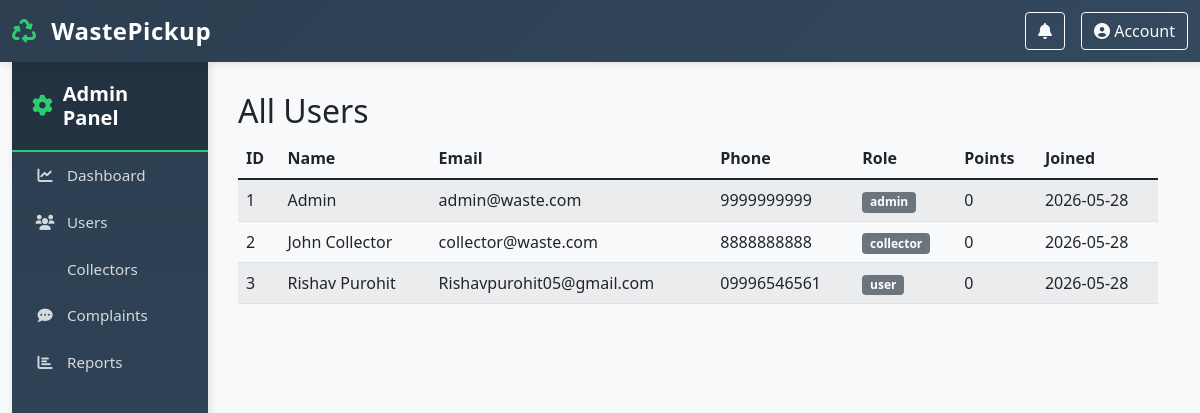
The app's page /admin/users (signed in) with its own data.
### app.py (models this page shows)
class User(db.Model):
    id = db.Column(db.Integer, primary_key=True)
    name = db.Column(db.String(100), nullable=False)
    email = db.Column(db.String(120), unique=True, nullable=False)
    password = db.Column(db.String(200), nullable=False)
    phone = db.Column(db.String(15), nullable=False)
    role = db.Column(db.String(20), default='user')  # user, collector, admin
    points = db.Column(db.Integer, default=0)
    created_at = db.Column(db.DateTime, default=datetime.datetime.utcnow)
    addresses = db.relationship('Address', backref='user', lazy=True, cascade='all, delete-orphan')
    pickups = db.relationship('PickupRequest', backref='user', lazy=True, foreign_keys='PickupRequest.user_id')
    collector_pickups = db.relationship('PickupRequest', backref='collector', lazy=True, foreign_keys='PickupRequest.collector_id')
    complaints = db.relationship('Complaint', backref='user', lazy=True)
    notifications = db.relationship('Notification', backref='user', lazy=True)

### app.py (the view)
@app.route('/admin/users')
@login_required
@role_required('admin')
def admin_users():
    users = User.query.all()
    return render_template('admin_users.html', users=users)

### app.py (called while the page is built)
def login_required(f):
    @wraps(f)
    def decorated_function(*args, **kwargs):
        if 'user_id' not in session:
            flash('Please login first', 'danger')
            return redirect(url_for('login'))
        return f(*args, **kwargs)
    return decorated_function

def role_required(*roles):
    def decorator(f):
        @wraps(f)
        def decorated_function(*args, **kwargs):
            if 'user_id' not in session:
                flash('Please login first', 'danger')
                return redirect(url_for('login'))
            user = User.query.get(session['user_id'])
            if user.role not in roles:
                flash('Access denied', 'danger')
                return redirect(url_for('dashboard'))
            return f(*args, **kwargs)
        return decorated_function
    return decorator

### templates/admin_users.html
{% extends "base.html" %}
{% block content %}
<h2>All Users</h2>
<table class="table table-striped">
    <thead><tr><th>ID</th><th>Name</th><th>Email</th><th>Phone</th><th>Role</th><th>Points</th><th>Joined</th></tr></thead>
    <tbody>
    {% for u in users %}
    <tr>
        <td>{{ u.id }}</td><td>{{ u.name }}</td><td>{{ u.email }}</td><td>{{ u.phone }}</td>
        <td><span class="badge bg-secondary">{{ u.role }}</span></td><td>{{ u.points }}</td>
        <td>{{ u.created_at.strftime('%Y-%m-%d') }}</td>
    </tr>
    {% endfor %}
    </tbody>
</table>
{% endblock %}

### templates/base.html (shortened to what this page needs)
<!DOCTYPE html>
<html lang="en">
<head>
    <link href="https://cdn.jsdelivr.net/npm/bootstrap@5.1.3/dist/css/bootstrap.min.css" rel="stylesheet">
    <link rel="stylesheet" href="https://cdnjs.cloudflare.com/ajax/libs/font-awesome/6.0.0/css/all.min.css">
    <link rel="stylesheet" href="https://unpkg.com/leaflet@1.9.4/dist/leaflet.css" />
</head>
<body>
    <nav class="navbar navbar-dark navbar-expand-lg sticky-top">
        <div class="container-fluid">
            <a class="navbar-brand" href="/">
                <i class="fas fa-recycle"></i> WastePickup
            </a>
            <div class="collapse navbar-collapse" id="navbarNav">
                <div class="ms-auto d-flex align-items-center gap-3">
                    {% if session.get('user_id') %}
                    <div class="position-relative">
                        <button class="btn btn-outline-light position-relative" type="button" data-bs-toggle="dropdown">
                            <i class="fas fa-bell"></i>
                        </button>
                    </div>
                    {% endif %}
                    <div class="dropdown">
                        <button class="btn btn-outline-light dropdown-toggle" type="button" data-bs-toggle="dropdown">
                            <i class="fas fa-user-circle"></i> Account
                        </button>
                    </div>
                </div>
            </div>
        </div>
    </nav>
    <div class="container-fluid" style="margin-top: 0;">
        <div class="row" style="margin: 0;">
            {% if session.get('role') %}
            <div class="col-md-2 p-0 sidebar" id="sidebar">
                <div class="sidebar-header">
                    {% if session.get('role') == 'user' %}
                    <h5><i class="fas fa-user"></i> User Panel</h5>
                    {% elif session.get('role') == 'collector' %}
                    <h5><i class="fas fa-user-hard-hat"></i> Collector Panel</h5>
                    {% elif session.get('role') == 'admin' %}
                    <h5><i class="fas fa-cog"></i> Admin Panel</h5>
                    {% endif %}
                </div>
                {% if session.get('role') == 'user' %}
                <a href="/user/dashboard"><i class="fas fa-home"></i> Dashboard</a>
                <a href="/user/addresses"><i class="fas fa-map-marker-alt"></i> Addresses</a>
                <a href="/user/book_pickup"><i class="fas fa-calendar-plus"></i> Book Pickup</a>
                <a href="/user/pickups"><i class="fas fa-truck"></i> My Pickups</a>
                <a href="/user/rewards"><i class="fas fa-gift"></i> Rewards</a>
                {% elif session.get('role') == 'collector' %}
                <a href="/collector/dashboard"><i class="fas fa-tachometer-alt"></i> Dashboard</a>
                <a href="/collector/route_view"><i class="fas fa-route"></i> Route View</a>
                {% elif session.get('role') == 'admin' %}
                <a href="/admin/dashboard"><i class="fas fa-chart-line"></i> Dashboard</a>
                <a href="/admin/users"><i class="fas fa-users"></i> Users</a>
                <a href="/admin/collectors"> Collectors</a>
                <a href="/admin/complaints"><i class="fas fa-comment-dots"></i> Complaints</a>
                <a href="/admin/reports"><i class="fas fa-chart-bar"></i> Reports</a>
                {% endif %}
            </div>
            {% endif %}
            <div class="{% if session.get('role') %}col-md-10{% else %}col-md-12{% endif %} main-content" id="main-content">
                {% block content %}{% endblock %}
            </div>
        </div>
    </div>
</body>
</html>

### templates/base.html (style rules this page uses)
:root { --primary-color: #2ecc71; --secondary-color: #3498db; --dark-color: #2c3e50; --light-color: #ecf0f1; }
* { margin: 0; padding: 0; box-sizing: border-box; }
body { font-family: 'Segoe UI', Tahoma, Geneva, Verdana, sans-serif; background-color: #f8f9fa; min-height: 100vh; }
.navbar { background: linear-gradient(135deg, var(--dark-color) 0%, #34495e 100%); box-shadow: 0 2px 8px rgba(0,0,0,0.1); }
.navbar-brand { font-weight: 700; font-size: 1.5rem; color: #fff !important; letter-spacing: 0.5px; }
.navbar-brand i { color: var(--primary-color); margin-right: 8px; }
.dropdown-toggle::after { display: none; }
.sidebar { min-height: 100vh; background: linear-gradient(180deg, var(--dark-color) 0%, #34495e 100%); position: sticky; top: 0; padding: 0; box-shadow: 2px 0 8px rgba(0,0,0,0.1); }
.sidebar-header { background: rgba(0,0,0,0.2); padding: 20px; border-bottom: 2px solid var(--primary-color); }
.sidebar-header h5 { color: white; margin: 0; font-weight: 700; display: flex; align-items: center; gap: 10px; }
.sidebar-header i { color: var(--primary-color); font-size: 1.3rem; }
.sidebar a { color: rgba(255, 255, 255, 0.8); text-decoration: none; padding: 12px 20px; display: flex; align-items: center; gap: 12px; border-left: 3px solid transparent; transition: all 0.3s ease; font-size: 0.95rem; }
.sidebar a i { width: 20px; text-align: center; }
.main-content { padding: 30px; min-height: 100vh; }

### records on screen
User: id "1", name "Admin", email "admin@waste.com", phone "9999999999", role "admin", points "0", created_at "2026-05-28"
User: id "2", name "John Collector", email "collector@waste.com", phone "8888888888", role "collector", points "0", created_at "2026-05-28"
User: id "3", name "Rishav Purohit", email "Rishavpurohit05@gmail.com", phone "09996546561", role "user", points "0", created_at "2026-05-28"
